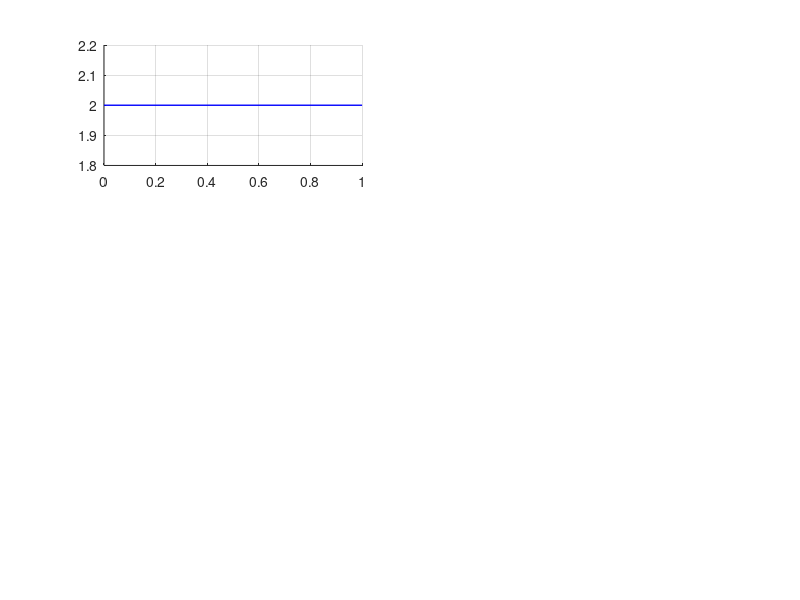

Here is the MATLAB script that generated this plot: (Note: this script raises an error after producing the figure.)
% dichotomy var 12
clc;
figure;
a = 0;
b = 1;
x = linspace(a,b,1000);
e1 = 1e-3;
dx1 = e1 / 5;
n1 = 0;
s1 = 0;
i = 1;
subplot(3,2,1)
hold on;
grid on;
while b-a > e1
plot([a b],[2*i 2*i],'b','LineWidth',1);
t = (b + a) / 2;
 x1 = t - dx1;
 x2 = t + dx1;
 i = i + 1;
 if f(x1) < f(x2)
     b = x2;
 else
     a = x1;
 end
 s1=s1+2;
 n1=n1+1;
 end
legend('Minimum at 1e-3');
min1 = sprintf('%.3f',t);
f1 = f(t);
f1 = sprintf('%.3f',f1);

subplot(3,2,2)
xlabel('Ox') 
ylabel('Oy')
grid on;
hold on;
y=f(x);
plot(x,y);
plot (t,f(t),'og');
plot([t t],[f(t) f(t)],'b','LineWidth',1);
%%%%%%%%%%%%%%%%%%%%%%%%%%%%%%%%%%%%%%%%%%%%%%%%%%%%%%%%%%%%%%%%%%%%%%%%%%%%%%%%%%%%%%%%%%
a = 0;
b = 1;
x = linspace(a,b,1000);
e2 = 1e-7;
dx1 = e2 / 5;
n2 = 0;
s2 = 0;
i = 1;
subplot(3,2,3)
hold on;
grid on;
while b-a > e2
plot([a b],[2*i 2*i],'b','LineWidth',1);
t = (b + a) / 2;
 x1 = t - dx1;
 x2 = t + dx1;
 i = i + 1;
 if f(x1) < f(x2)
     b = x2;
 else
     a = x1;
 end
 s2=s2+2;
 n2=n2+1;
 end
legend('Minimum at 1e-7');
min2 = sprintf('%.7f',t);
f2 = f(t);
f2 = sprintf('%.7f',f2);

subplot(3,2,4)
xlabel('Ox') 
ylabel('Oy')
grid on;
hold on;
y=f(x);
plot(x,y);
plot (t,f(t),'og');
plot([t t],[f(t) f(t)],'b','LineWidth',1);
%%%%%%%%%%%%%%%%%%%%%%%%%%%%%%%%%%%%%%%%%%%%%%%%%%%%%%%%%%%%%%%%%%%%%%%%%%%%%%%%%%%%%%%%%%
a = 0;
b = 1;
x = linspace(a,b,1000);
e3 = 1e-17;
dx1 = e3 / 5;
n3 = 0;
s3 = 0;
i = 1;
subplot(3,2,5)
hold on;
grid on;
while b-a > e3
plot([a b],[2*i 2*i],'b','LineWidth',1);
t = (b + a) / 2;
 x1 = t - dx1;
 x2 = t + dx1;
 i = i + 1;
 if f(x1) < f(x2)
     b = x2;
 else
     a = x1;
 end
 s3=s3+2;
 n3=n3+1;
 end
legend('Minimum at 1e-17');
min3 = sprintf('%.17f',t);
f3 = f(t);
f3 = sprintf('%.17f',f3);

subplot(3,2,6)
xlabel('Ox') 
ylabel('Oy')
grid on;
hold on;
y=f(x);
plot(x,y);
plot (t,f(t),'og');
plot([t t],[f(t) f(t)],'b','LineWidth',1);
f3 = f(t);
f3 = sprintf('%.17f',f3);



% table
n = {n1;n2;n3};
s = {s1;s2;s3};
e = {e1;e2;e3};
min = {min1;min2;min3};
funcvalue = {f1;f2;f3};
T=table(e, min, funcvalue, n, s);
disp(T);


function func = f(x)
R1 = exp((x.^4 + 2*x.^3 - 5.*x + 6.)/5.);
R2 = cosh(1./(-15.*x.^3 + 10.*x + 5*sqrt(10.)));
func = R1+R2-3.;
end














% eps =1e-2; % eps 
% a=0; % [a,b]
% b=1;
% delta=0.01; % выбираем сами
% count_iter=0;
% count_func = 0;
% 
% x = linspace(a,b); % разбитие отрезка на 
% grid on;
% hold on;
% y=f(x);
% plot(x,y);
% i=1;
% aa= [0 0];
% % plot(x,y,'LineWidth',4);
% r=(b-a)*delta;
% 
% while b-a >eps
%  count_iter=count_iter+1;
% 
%  x1 = (b+a)/2-r;
%  x2 = (b+a)/2+r;
%  aa(i,1) = a;
%  aa(i,2) = b;
%  i = i +1;
%  if f(x1)>f(x2)
%      a=x1;
%  else
%      b=x2;
%  end
%  count_func=count_func+2;
% end
% t=(b+a)/2;
% disp('Экстремум') % Maxima and minima
% disp('Extrema') % Maxima and minima
% disp(t)
% disp(f(t))
% disp('Количество итераций:');
% disp('Count of iterations:');
% disp(count_iter);
% disp('Количество вычисленных значений функции:');
% disp('Number of function values evaluated:');
% disp(count_func);
% y=f(t);
% 
% 
% [n,m] =size(aa);
% plot([t t],[f(t) f(t)+1e-2],'b','LineWidth',4);
% figure
% 
% hold on;
% for i=1:n
% plot([aa(i,1) aa(i,2)],[2*i 2*i],'b','LineWidth',4);
% end
% for i=1:n
% disp('Первая граница (First board):');
% disp(aa(i,1));
% disp('Вторая граница (Second board:');
% disp(aa(i,2));
% end
% 
% function VarF = f(x)
% R1 = exp((x.^4 + 2*x.^3 - 5.*x + 6.)/5.);
% R2 = cosh(1./(-15.*x.^3 + 10.*x + 5*sqrt(10.)));
% VarF = R1+R2-3.;
% 
% %R1 := Exp((Degree(x,4)+2*Degree(x,3)-5*x+6)/5);
% %R2 := Coh(1/(-15*Degree(x,3)+10*x+5*Sqrt(10)));
% %VarF := R1+R2-3;
% end
















